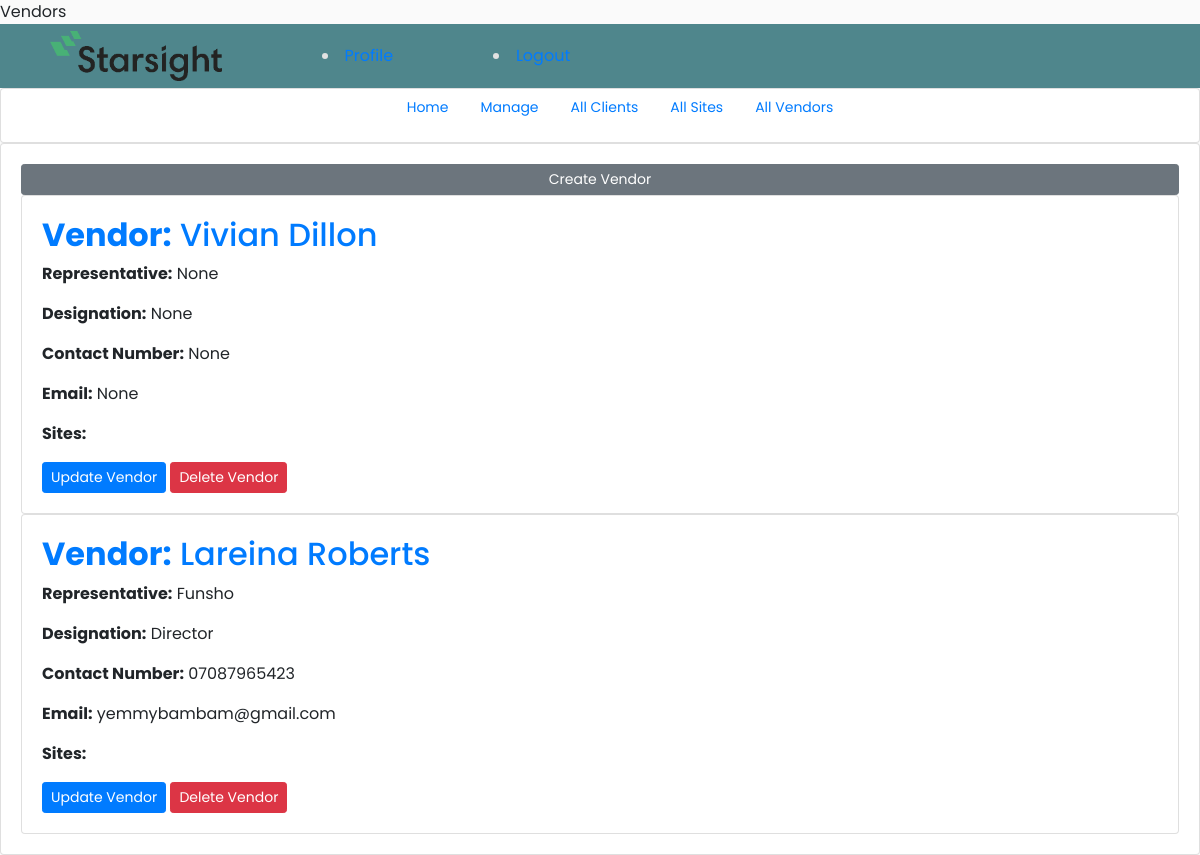
The page /audits/allvendor/ (signed in) on the database its author committed.
### audits/models.py (models this page shows, shortened)
class Vendor(models.Model):
    user = models.ForeignKey(
        User, null=True, on_delete=models.CASCADE, related_name="vendor")
    name = models.CharField(max_length=100, null=True)
    rep_name = models.CharField(max_length=100, null=True)
    designation = models.CharField(max_length=100, null=True)
    contact_number = models.CharField(max_length=16, null=True)
    email = models.EmailField(max_length=100, null=True)

### audits/views.py (the view)
# urls.py: path('allvendor/', views.AllVendorListView.as_view(), name='all-vendor'),
class AllVendorListView(ListView):
    model = Vendor
    template_name = 'audits/all_vendor.html'
    context_object_name = 'vendors'
    ordering = ['-user_id']

### templates/audits/all_vendor.html
{% extends "base.html" %} {% block title %} Vendors {% endblock %}
{% block content %}
    <div class="content">
      <a
        class="btn btn-secondary btn-sm btn-block"
        href="{% url 'audits:create-vendor' %}"
      >
        Create Vendor</a
      >
      {% for vendor in vendors %}
      <div class="card card-body">
        <h2>
          <a class="article-title" href="{% url 'audits:vendor-detail' vendor.id %}"
            ><strong>Vendor:</strong> {{ vendor.name }}</a
          >
        </h2>
        <p class="article-content">
          <strong>Representative:</strong> {{ vendor.rep_name }}
        </p>
        <p class="article-content">
          <strong>Designation:</strong> {{ vendor.designation }}
        </p>
        <p class="article-content">
          <strong>Contact Number:</strong> {{ vendor.contact_number }}
        </p>
        <p class="article-content"><strong>Email:</strong> {{ vendor.email }}</p>
        <p class="article-content">
          <strong>Sites:</strong> {{ vendor.site.name }}
        </p>
        <div>
          <a
            class="btn btn-primary btn-sm"
            href="{% url 'audits:update-vendor' vendor.id %}"
            >Update Vendor</a
          >
          <a
            class="btn btn-danger btn-sm"
            href="{% url 'audits:delete-vendor' vendor.id %}"
            >Delete Vendor</a
          >
        </div>
      </div>
      {% endfor %}
    </div>
{% endblock %}

### static/css/style.css (style rules this page uses)
body { background-color: hsl(0, 0%, 98%); font-family: 'Poppins', sans-serif; }

### rows shown on the page
Vendor: name "Vivian Dillon", rep_name "None", designation "None", contact_number "None", email "None"
Vendor: name "Lareina Roberts", rep_name "Funsho", designation "Director", contact_number "07087965423", email "yemmybambam@gmail.com"
